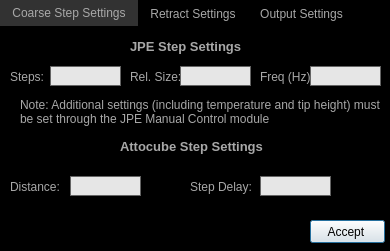
<?xml version="1.0" encoding="UTF-8"?>
<ui version="4.0">
 <class>Dialog</class>
 <widget class="QDialog" name="Dialog">
  <property name="geometry">
   <rect>
    <x>0</x>
    <y>0</y>
    <width>390</width>
    <height>251</height>
   </rect>
  </property>
  <property name="sizePolicy">
   <sizepolicy hsizetype="Fixed" vsizetype="Fixed">
    <horstretch>0</horstretch>
    <verstretch>0</verstretch>
   </sizepolicy>
  </property>
  <property name="minimumSize">
   <size>
    <width>390</width>
    <height>251</height>
   </size>
  </property>
  <property name="maximumSize">
   <size>
    <width>390</width>
    <height>251</height>
   </size>
  </property>
  <property name="windowTitle">
   <string>General Approach Settings</string>
  </property>
  <property name="windowIcon">
   <iconset resource="../Resources/nSOTScannerResources.qrc">
    <normaloff>:/nSOTScanner/Pictures/jj_schema.svg</normaloff>:/nSOTScanner/Pictures/jj_schema.svg</iconset>
  </property>
  <property name="styleSheet">
   <string notr="true">#Dialog{background-color: rgb(0,0,0);}

QLabel{
color:rgb(168,168,168)
}

QLineEdit{
border: 1px solid rgb(100,100,100);
background-color:rgb(230,230,230);
}
</string>
  </property>
  <widget class="QTabWidget" name="tabWidget">
   <property name="geometry">
    <rect>
     <x>0</x>
     <y>0</y>
     <width>391</width>
     <height>231</height>
    </rect>
   </property>
   <property name="styleSheet">
    <string notr="true">QTabWidget::pane { border: 0; }
QTabBar::tab{background: black;
color: rgb(168,168,168);
}
QTabBar::tab:selected {background: rgb(50,50,50);}</string>
   </property>
   <property name="currentIndex">
    <number>0</number>
   </property>
   <widget class="QWidget" name="tab">
    <property name="styleSheet">
     <string notr="true">#tab{
background: black
}</string>
    </property>
    <attribute name="title">
     <string>Coarse Step Settings</string>
    </attribute>
    <widget class="QLineEdit" name="lineEdit_JPE_Steps">
     <property name="geometry">
      <rect>
       <x>50</x>
       <y>40</y>
       <width>71</width>
       <height>20</height>
      </rect>
     </property>
     <property name="text">
      <string/>
     </property>
     <property name="alignment">
      <set>Qt::AlignRight|Qt::AlignTrailing|Qt::AlignVCenter</set>
     </property>
    </widget>
    <widget class="QLabel" name="label_10">
     <property name="geometry">
      <rect>
       <x>260</x>
       <y>40</y>
       <width>111</width>
       <height>22</height>
      </rect>
     </property>
     <property name="text">
      <string>Freq (Hz):</string>
     </property>
    </widget>
    <widget class="QLabel" name="label_11">
     <property name="geometry">
      <rect>
       <x>10</x>
       <y>40</y>
       <width>111</width>
       <height>22</height>
      </rect>
     </property>
     <property name="text">
      <string>Steps:</string>
     </property>
    </widget>
    <widget class="QLabel" name="label_title_8">
     <property name="geometry">
      <rect>
       <x>130</x>
       <y>10</y>
       <width>141</width>
       <height>20</height>
      </rect>
     </property>
     <property name="font">
      <font>
       <pointsize>10</pointsize>
       <weight>75</weight>
       <bold>true</bold>
      </font>
     </property>
     <property name="styleSheet">
      <string notr="true">#label_title{
color:rgb(168,168,168)
}</string>
     </property>
     <property name="text">
      <string>JPE Step Settings</string>
     </property>
     <property name="alignment">
      <set>Qt::AlignLeading|Qt::AlignLeft|Qt::AlignVCenter</set>
     </property>
    </widget>
    <widget class="QLineEdit" name="lineEdit_JPE_Size">
     <property name="geometry">
      <rect>
       <x>180</x>
       <y>40</y>
       <width>71</width>
       <height>20</height>
      </rect>
     </property>
     <property name="text">
      <string/>
     </property>
     <property name="alignment">
      <set>Qt::AlignRight|Qt::AlignTrailing|Qt::AlignVCenter</set>
     </property>
    </widget>
    <widget class="QLabel" name="label_12">
     <property name="geometry">
      <rect>
       <x>130</x>
       <y>40</y>
       <width>81</width>
       <height>22</height>
      </rect>
     </property>
     <property name="text">
      <string>Rel. Size:</string>
     </property>
    </widget>
    <widget class="QLineEdit" name="lineEdit_JPE_Freq">
     <property name="geometry">
      <rect>
       <x>310</x>
       <y>40</y>
       <width>71</width>
       <height>20</height>
      </rect>
     </property>
     <property name="text">
      <string/>
     </property>
     <property name="alignment">
      <set>Qt::AlignRight|Qt::AlignTrailing|Qt::AlignVCenter</set>
     </property>
    </widget>
    <widget class="QLabel" name="label_13">
     <property name="geometry">
      <rect>
       <x>20</x>
       <y>70</y>
       <width>361</width>
       <height>31</height>
      </rect>
     </property>
     <property name="text">
      <string>Note: Additional settings (including temperature and tip height) must be set through the JPE Manual Control module</string>
     </property>
     <property name="wordWrap">
      <bool>true</bool>
     </property>
    </widget>
    <widget class="QLabel" name="label_title_15">
     <property name="geometry">
      <rect>
       <x>120</x>
       <y>110</y>
       <width>191</width>
       <height>20</height>
      </rect>
     </property>
     <property name="font">
      <font>
       <pointsize>10</pointsize>
       <weight>75</weight>
       <bold>true</bold>
      </font>
     </property>
     <property name="styleSheet">
      <string notr="true">#label_title{
color:rgb(168,168,168)
}</string>
     </property>
     <property name="text">
      <string>Attocube Step Settings</string>
     </property>
     <property name="alignment">
      <set>Qt::AlignLeading|Qt::AlignLeft|Qt::AlignVCenter</set>
     </property>
    </widget>
    <widget class="QLineEdit" name="lineEdit_Atto_Distance">
     <property name="geometry">
      <rect>
       <x>70</x>
       <y>150</y>
       <width>71</width>
       <height>20</height>
      </rect>
     </property>
     <property name="text">
      <string/>
     </property>
     <property name="alignment">
      <set>Qt::AlignRight|Qt::AlignTrailing|Qt::AlignVCenter</set>
     </property>
    </widget>
    <widget class="QLineEdit" name="lineEdit_Atto_Delay">
     <property name="geometry">
      <rect>
       <x>260</x>
       <y>150</y>
       <width>71</width>
       <height>20</height>
      </rect>
     </property>
     <property name="text">
      <string/>
     </property>
     <property name="alignment">
      <set>Qt::AlignRight|Qt::AlignTrailing|Qt::AlignVCenter</set>
     </property>
    </widget>
    <widget class="QLabel" name="label_14">
     <property name="geometry">
      <rect>
       <x>10</x>
       <y>150</y>
       <width>111</width>
       <height>22</height>
      </rect>
     </property>
     <property name="text">
      <string>Distance: </string>
     </property>
    </widget>
    <widget class="QLabel" name="label_15">
     <property name="geometry">
      <rect>
       <x>190</x>
       <y>150</y>
       <width>111</width>
       <height>22</height>
      </rect>
     </property>
     <property name="text">
      <string>Step Delay: </string>
     </property>
    </widget>
   </widget>
   <widget class="QWidget" name="tab_2">
    <property name="styleSheet">
     <string notr="true">#tab_2{background: black}</string>
    </property>
    <attribute name="title">
     <string>Retract Settings</string>
    </attribute>
    <widget class="QLineEdit" name="lineEdit_Step_Retract_Speed">
     <property name="geometry">
      <rect>
       <x>120</x>
       <y>50</y>
       <width>71</width>
       <height>20</height>
      </rect>
     </property>
     <property name="text">
      <string/>
     </property>
     <property name="alignment">
      <set>Qt::AlignRight|Qt::AlignTrailing|Qt::AlignVCenter</set>
     </property>
    </widget>
    <widget class="QLabel" name="label_23">
     <property name="geometry">
      <rect>
       <x>10</x>
       <y>50</y>
       <width>101</width>
       <height>22</height>
      </rect>
     </property>
     <property name="text">
      <string>Retract Speed (m/s):</string>
     </property>
    </widget>
    <widget class="QLineEdit" name="lineEdit_PID_Retract_Time">
     <property name="geometry">
      <rect>
       <x>310</x>
       <y>110</y>
       <width>71</width>
       <height>20</height>
      </rect>
     </property>
     <property name="text">
      <string/>
     </property>
     <property name="alignment">
      <set>Qt::AlignRight|Qt::AlignTrailing|Qt::AlignVCenter</set>
     </property>
    </widget>
    <widget class="QLabel" name="label_25">
     <property name="geometry">
      <rect>
       <x>10</x>
       <y>110</y>
       <width>101</width>
       <height>22</height>
      </rect>
     </property>
     <property name="text">
      <string>Retract Speed (m/s):</string>
     </property>
    </widget>
    <widget class="QLineEdit" name="lineEdit_PID_Retract_Speed">
     <property name="geometry">
      <rect>
       <x>120</x>
       <y>110</y>
       <width>71</width>
       <height>20</height>
      </rect>
     </property>
     <property name="text">
      <string/>
     </property>
     <property name="alignment">
      <set>Qt::AlignRight|Qt::AlignTrailing|Qt::AlignVCenter</set>
     </property>
    </widget>
    <widget class="QLabel" name="label_title_7">
     <property name="geometry">
      <rect>
       <x>10</x>
       <y>80</y>
       <width>311</width>
       <height>20</height>
      </rect>
     </property>
     <property name="font">
      <font>
       <pointsize>10</pointsize>
       <weight>75</weight>
       <bold>true</bold>
      </font>
     </property>
     <property name="styleSheet">
      <string notr="true">#label_title{
color:rgb(168,168,168)
}</string>
     </property>
     <property name="text">
      <string>PID Retract Settings</string>
     </property>
     <property name="alignment">
      <set>Qt::AlignLeading|Qt::AlignLeft|Qt::AlignVCenter</set>
     </property>
    </widget>
    <widget class="QLabel" name="label_8">
     <property name="geometry">
      <rect>
       <x>180</x>
       <y>10</y>
       <width>111</width>
       <height>20</height>
      </rect>
     </property>
     <property name="text">
      <string>Total Retract Dist. (m):</string>
     </property>
    </widget>
    <widget class="QLineEdit" name="lineEdit_Atto_Retract_Distance">
     <property name="geometry">
      <rect>
       <x>310</x>
       <y>10</y>
       <width>71</width>
       <height>20</height>
      </rect>
     </property>
     <property name="styleSheet">
      <string notr="true">#lineEdit_Atto_Retract_Distance{
background: rgb(168,168,168);
}</string>
     </property>
     <property name="text">
      <string>24u</string>
     </property>
     <property name="alignment">
      <set>Qt::AlignRight|Qt::AlignTrailing|Qt::AlignVCenter</set>
     </property>
     <property name="readOnly">
      <bool>true</bool>
     </property>
    </widget>
    <widget class="QLabel" name="label_26">
     <property name="geometry">
      <rect>
       <x>200</x>
       <y>110</y>
       <width>121</width>
       <height>22</height>
      </rect>
     </property>
     <property name="text">
      <string>Tot. Retract Time (s):</string>
     </property>
    </widget>
    <widget class="QLabel" name="label_title_11">
     <property name="geometry">
      <rect>
       <x>10</x>
       <y>20</y>
       <width>311</width>
       <height>20</height>
      </rect>
     </property>
     <property name="font">
      <font>
       <pointsize>10</pointsize>
       <weight>75</weight>
       <bold>true</bold>
      </font>
     </property>
     <property name="styleSheet">
      <string notr="true">#label_title{
color:rgb(168,168,168)
}</string>
     </property>
     <property name="text">
      <string>Step Retract Settings</string>
     </property>
     <property name="alignment">
      <set>Qt::AlignLeading|Qt::AlignLeft|Qt::AlignVCenter</set>
     </property>
    </widget>
    <widget class="QLineEdit" name="lineEdit_Step_Retract_Time">
     <property name="geometry">
      <rect>
       <x>310</x>
       <y>50</y>
       <width>71</width>
       <height>20</height>
      </rect>
     </property>
     <property name="text">
      <string/>
     </property>
     <property name="alignment">
      <set>Qt::AlignRight|Qt::AlignTrailing|Qt::AlignVCenter</set>
     </property>
    </widget>
    <widget class="QLabel" name="label_28">
     <property name="geometry">
      <rect>
       <x>200</x>
       <y>50</y>
       <width>121</width>
       <height>22</height>
      </rect>
     </property>
     <property name="text">
      <string>Tot. Retract Time (s):</string>
     </property>
    </widget>
    <widget class="QLabel" name="label_24">
     <property name="geometry">
      <rect>
       <x>10</x>
       <y>170</y>
       <width>111</width>
       <height>22</height>
      </rect>
     </property>
     <property name="text">
      <string>Retract Distance (m):</string>
     </property>
    </widget>
    <widget class="QLineEdit" name="lineEdit_AutoRetractDist">
     <property name="geometry">
      <rect>
       <x>120</x>
       <y>170</y>
       <width>71</width>
       <height>20</height>
      </rect>
     </property>
     <property name="text">
      <string/>
     </property>
     <property name="alignment">
      <set>Qt::AlignRight|Qt::AlignTrailing|Qt::AlignVCenter</set>
     </property>
    </widget>
    <widget class="QLabel" name="label_title_13">
     <property name="geometry">
      <rect>
       <x>10</x>
       <y>140</y>
       <width>311</width>
       <height>20</height>
      </rect>
     </property>
     <property name="font">
      <font>
       <pointsize>10</pointsize>
       <weight>75</weight>
       <bold>true</bold>
      </font>
     </property>
     <property name="styleSheet">
      <string notr="true">#label_title{
color:rgb(168,168,168)
}</string>
     </property>
     <property name="text">
      <string>Constant Height Auto Retract Settings</string>
     </property>
     <property name="alignment">
      <set>Qt::AlignLeading|Qt::AlignLeft|Qt::AlignVCenter</set>
     </property>
    </widget>
    <widget class="QLineEdit" name="lineEdit_AutoRetractPoints">
     <property name="geometry">
      <rect>
       <x>310</x>
       <y>170</y>
       <width>71</width>
       <height>20</height>
      </rect>
     </property>
     <property name="text">
      <string/>
     </property>
     <property name="alignment">
      <set>Qt::AlignRight|Qt::AlignTrailing|Qt::AlignVCenter</set>
     </property>
    </widget>
    <widget class="QLabel" name="label_29">
     <property name="geometry">
      <rect>
       <x>200</x>
       <y>170</y>
       <width>111</width>
       <height>22</height>
      </rect>
     </property>
     <property name="text">
      <string>Trigger Points:</string>
     </property>
    </widget>
   </widget>
   <widget class="QWidget" name="tab_3">
    <property name="styleSheet">
     <string notr="true">#tab_3{
background: black
}</string>
    </property>
    <attribute name="title">
     <string>Output Settings</string>
    </attribute>
    <widget class="QLabel" name="label_9">
     <property name="geometry">
      <rect>
       <x>10</x>
       <y>140</y>
       <width>81</width>
       <height>22</height>
      </rect>
     </property>
     <property name="text">
      <string>Toggle out:</string>
     </property>
    </widget>
    <widget class="QComboBox" name="comboBox_Sumboard_Toggle">
     <property name="geometry">
      <rect>
       <x>90</x>
       <y>140</y>
       <width>81</width>
       <height>22</height>
      </rect>
     </property>
     <property name="currentIndex">
      <number>0</number>
     </property>
     <item>
      <property name="text">
       <string>DC Box 1</string>
      </property>
     </item>
     <item>
      <property name="text">
       <string>DC Box 2</string>
      </property>
     </item>
     <item>
      <property name="text">
       <string>DC Box 3</string>
      </property>
     </item>
     <item>
      <property name="text">
       <string>DC Box 4</string>
      </property>
     </item>
     <item>
      <property name="text">
       <string>DC Box 5</string>
      </property>
     </item>
     <item>
      <property name="text">
       <string>DC Box 6</string>
      </property>
     </item>
     <item>
      <property name="text">
       <string>DC Box 7</string>
      </property>
     </item>
     <item>
      <property name="text">
       <string>DC Box 8</string>
      </property>
     </item>
    </widget>
    <widget class="QLabel" name="label_title_9">
     <property name="geometry">
      <rect>
       <x>10</x>
       <y>110</y>
       <width>181</width>
       <height>20</height>
      </rect>
     </property>
     <property name="font">
      <font>
       <pointsize>10</pointsize>
       <weight>75</weight>
       <bold>true</bold>
      </font>
     </property>
     <property name="styleSheet">
      <string notr="true">#label_title{
color:rgb(168,168,168)
}</string>
     </property>
     <property name="text">
      <string>Summing Board Toggle</string>
     </property>
     <property name="alignment">
      <set>Qt::AlignLeading|Qt::AlignLeft|Qt::AlignVCenter</set>
     </property>
    </widget>
    <widget class="QComboBox" name="comboBox_PID_Out">
     <property name="geometry">
      <rect>
       <x>90</x>
       <y>60</y>
       <width>81</width>
       <height>22</height>
      </rect>
     </property>
     <property name="currentIndex">
      <number>0</number>
     </property>
     <item>
      <property name="text">
       <string>Aux Out 1</string>
      </property>
     </item>
     <item>
      <property name="text">
       <string>Aux Out 2</string>
      </property>
     </item>
     <item>
      <property name="text">
       <string>Aux Out 3</string>
      </property>
     </item>
    </widget>
    <widget class="QLabel" name="label_27">
     <property name="geometry">
      <rect>
       <x>10</x>
       <y>60</y>
       <width>81</width>
       <height>22</height>
      </rect>
     </property>
     <property name="text">
      <string>Z  Out:</string>
     </property>
    </widget>
    <widget class="QLabel" name="label_title_10">
     <property name="geometry">
      <rect>
       <x>10</x>
       <y>30</y>
       <width>311</width>
       <height>20</height>
      </rect>
     </property>
     <property name="font">
      <font>
       <pointsize>10</pointsize>
       <weight>75</weight>
       <bold>true</bold>
      </font>
     </property>
     <property name="styleSheet">
      <string notr="true">#label_title{
color:rgb(168,168,168)
}</string>
     </property>
     <property name="text">
      <string>PID Output Settings</string>
     </property>
     <property name="alignment">
      <set>Qt::AlignLeading|Qt::AlignLeft|Qt::AlignVCenter</set>
     </property>
    </widget>
    <widget class="QLabel" name="label_7">
     <property name="geometry">
      <rect>
       <x>210</x>
       <y>60</y>
       <width>81</width>
       <height>22</height>
      </rect>
     </property>
     <property name="text">
      <string>Z  Out:</string>
     </property>
    </widget>
    <widget class="QComboBox" name="comboBox_Step_Out">
     <property name="geometry">
      <rect>
       <x>290</x>
       <y>60</y>
       <width>81</width>
       <height>22</height>
      </rect>
     </property>
     <property name="currentIndex">
      <number>0</number>
     </property>
     <item>
      <property name="text">
       <string>DAC 1</string>
      </property>
     </item>
     <item>
      <property name="text">
       <string>DAC 2</string>
      </property>
     </item>
     <item>
      <property name="text">
       <string>DAC 3</string>
      </property>
     </item>
     <item>
      <property name="text">
       <string>DAC 4</string>
      </property>
     </item>
    </widget>
    <widget class="QLabel" name="label_title_12">
     <property name="geometry">
      <rect>
       <x>210</x>
       <y>30</y>
       <width>311</width>
       <height>20</height>
      </rect>
     </property>
     <property name="font">
      <font>
       <pointsize>10</pointsize>
       <weight>75</weight>
       <bold>true</bold>
      </font>
     </property>
     <property name="styleSheet">
      <string notr="true">#label_title{
color:rgb(168,168,168)
}</string>
     </property>
     <property name="text">
      <string>Step Output Settings</string>
     </property>
     <property name="alignment">
      <set>Qt::AlignLeading|Qt::AlignLeft|Qt::AlignVCenter</set>
     </property>
    </widget>
    <widget class="QLabel" name="label_18">
     <property name="geometry">
      <rect>
       <x>210</x>
       <y>140</y>
       <width>81</width>
       <height>22</height>
      </rect>
     </property>
     <property name="text">
      <string>Blink out:</string>
     </property>
    </widget>
    <widget class="QLabel" name="label_title_14">
     <property name="geometry">
      <rect>
       <x>210</x>
       <y>110</y>
       <width>181</width>
       <height>20</height>
      </rect>
     </property>
     <property name="font">
      <font>
       <pointsize>10</pointsize>
       <weight>75</weight>
       <bold>true</bold>
      </font>
     </property>
     <property name="styleSheet">
      <string notr="true">#label_title{
color:rgb(168,168,168)
}</string>
     </property>
     <property name="text">
      <string>Blink Output Setting</string>
     </property>
     <property name="alignment">
      <set>Qt::AlignLeading|Qt::AlignLeft|Qt::AlignVCenter</set>
     </property>
    </widget>
    <widget class="QComboBox" name="comboBox_Blink">
     <property name="geometry">
      <rect>
       <x>290</x>
       <y>140</y>
       <width>81</width>
       <height>22</height>
      </rect>
     </property>
     <property name="currentIndex">
      <number>1</number>
     </property>
     <item>
      <property name="text">
       <string>DC Box 1</string>
      </property>
     </item>
     <item>
      <property name="text">
       <string>DC Box 2</string>
      </property>
     </item>
     <item>
      <property name="text">
       <string>DC Box 3</string>
      </property>
     </item>
     <item>
      <property name="text">
       <string>DC Box 4</string>
      </property>
     </item>
     <item>
      <property name="text">
       <string>DC Box 5</string>
      </property>
     </item>
     <item>
      <property name="text">
       <string>DC Box 6</string>
      </property>
     </item>
     <item>
      <property name="text">
       <string>DC Box 7</string>
      </property>
     </item>
     <item>
      <property name="text">
       <string>DC Box 8</string>
      </property>
     </item>
    </widget>
   </widget>
  </widget>
  <widget class="QPushButton" name="pushButton">
   <property name="geometry">
    <rect>
     <x>310</x>
     <y>220</y>
     <width>75</width>
     <height>23</height>
    </rect>
   </property>
   <property name="text">
    <string>Accept </string>
   </property>
  </widget>
 </widget>
 <tabstops>
  <tabstop>lineEdit_Step_Retract_Time</tabstop>
  <tabstop>lineEdit_PID_Retract_Speed</tabstop>
  <tabstop>lineEdit_PID_Retract_Time</tabstop>
  <tabstop>pushButton</tabstop>
  <tabstop>tabWidget</tabstop>
  <tabstop>comboBox_PID_Out</tabstop>
  <tabstop>comboBox_Step_Out</tabstop>
  <tabstop>comboBox_Sumboard_Toggle</tabstop>
  <tabstop>lineEdit_JPE_Steps</tabstop>
  <tabstop>lineEdit_JPE_Size</tabstop>
  <tabstop>lineEdit_JPE_Freq</tabstop>
  <tabstop>lineEdit_Atto_Retract_Distance</tabstop>
  <tabstop>lineEdit_Step_Retract_Speed</tabstop>
 </tabstops>
 <resources>
  <include location="../Resources/nSOTScannerResources.qrc"/>
 </resources>
 <connections/>
</ui>
